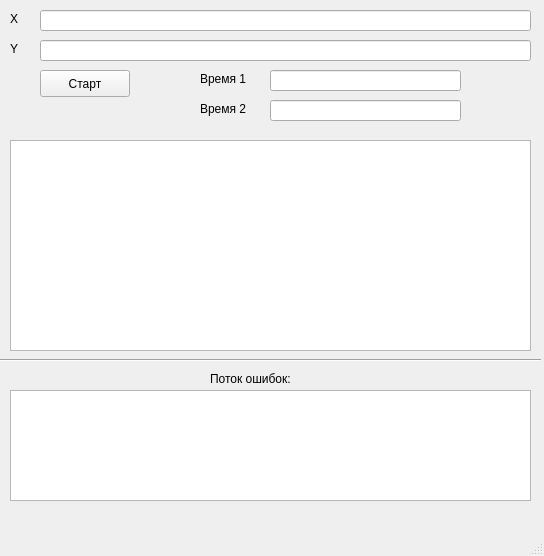
<?xml version="1.0" encoding="UTF-8"?>
<ui version="4.0">
 <class>MainWindow</class>
 <widget class="QMainWindow" name="MainWindow">
  <property name="geometry">
   <rect>
    <x>0</x>
    <y>0</y>
    <width>544</width>
    <height>556</height>
   </rect>
  </property>
  <property name="minimumSize">
   <size>
    <width>544</width>
    <height>556</height>
   </size>
  </property>
  <property name="maximumSize">
   <size>
    <width>544</width>
    <height>556</height>
   </size>
  </property>
  <property name="windowTitle">
   <string>MainWindow</string>
  </property>
  <widget class="QWidget" name="centralwidget">
   <widget class="QLineEdit" name="lineEdit">
    <property name="geometry">
     <rect>
      <x>40</x>
      <y>10</y>
      <width>491</width>
      <height>21</height>
     </rect>
    </property>
   </widget>
   <widget class="QLineEdit" name="lineEdit_2">
    <property name="geometry">
     <rect>
      <x>40</x>
      <y>40</y>
      <width>491</width>
      <height>21</height>
     </rect>
    </property>
   </widget>
   <widget class="QPushButton" name="pushButton">
    <property name="geometry">
     <rect>
      <x>40</x>
      <y>70</y>
      <width>90</width>
      <height>27</height>
     </rect>
    </property>
    <property name="text">
     <string>Старт</string>
    </property>
   </widget>
   <widget class="QPlainTextEdit" name="plainTextEdit">
    <property name="geometry">
     <rect>
      <x>10</x>
      <y>140</y>
      <width>521</width>
      <height>211</height>
     </rect>
    </property>
   </widget>
   <widget class="QLabel" name="label_2">
    <property name="geometry">
     <rect>
      <x>10</x>
      <y>40</y>
      <width>21</width>
      <height>18</height>
     </rect>
    </property>
    <property name="text">
     <string>Y</string>
    </property>
   </widget>
   <widget class="QLabel" name="label">
    <property name="geometry">
     <rect>
      <x>10</x>
      <y>10</y>
      <width>21</width>
      <height>18</height>
     </rect>
    </property>
    <property name="text">
     <string>X</string>
    </property>
   </widget>
   <widget class="QLineEdit" name="lineEdit_3">
    <property name="geometry">
     <rect>
      <x>270</x>
      <y>70</y>
      <width>191</width>
      <height>21</height>
     </rect>
    </property>
   </widget>
   <widget class="QLabel" name="label_3">
    <property name="geometry">
     <rect>
      <x>200</x>
      <y>70</y>
      <width>61</width>
      <height>18</height>
     </rect>
    </property>
    <property name="text">
     <string>Время 1</string>
    </property>
   </widget>
   <widget class="QLineEdit" name="lineEdit_4">
    <property name="geometry">
     <rect>
      <x>270</x>
      <y>100</y>
      <width>191</width>
      <height>21</height>
     </rect>
    </property>
   </widget>
   <widget class="QLabel" name="label_4">
    <property name="geometry">
     <rect>
      <x>200</x>
      <y>100</y>
      <width>62</width>
      <height>18</height>
     </rect>
    </property>
    <property name="text">
     <string>Время 2</string>
    </property>
   </widget>
   <widget class="QLabel" name="label_5">
    <property name="geometry">
     <rect>
      <x>210</x>
      <y>370</y>
      <width>111</width>
      <height>18</height>
     </rect>
    </property>
    <property name="text">
     <string>Поток ошибок:</string>
    </property>
   </widget>
   <widget class="Line" name="line">
    <property name="geometry">
     <rect>
      <x>0</x>
      <y>350</y>
      <width>541</width>
      <height>20</height>
     </rect>
    </property>
    <property name="orientation">
     <enum>Qt::Horizontal</enum>
    </property>
   </widget>
   <widget class="QListWidget" name="listWidget">
    <property name="geometry">
     <rect>
      <x>10</x>
      <y>390</y>
      <width>521</width>
      <height>111</height>
     </rect>
    </property>
   </widget>
  </widget>
  <widget class="QMenuBar" name="menubar">
   <property name="geometry">
    <rect>
     <x>0</x>
     <y>0</y>
     <width>544</width>
     <height>27</height>
    </rect>
   </property>
  </widget>
  <widget class="QStatusBar" name="statusbar"/>
 </widget>
 <resources/>
 <connections/>
</ui>
